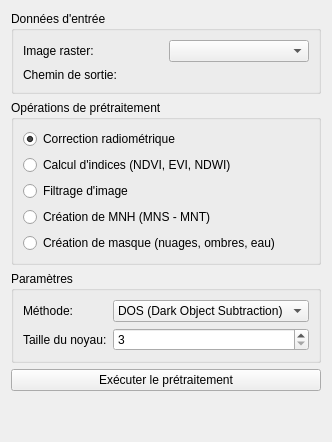
     <widget class="QWidget" name="tabPreprocessing">
      <attribute name="title">
       <string>Prétraitement</string>
      </attribute>
      <layout class="QVBoxLayout" name="verticalLayout_4">
       <item>
        <widget class="QGroupBox" name="groupBoxPreprocessingInputs">
         <property name="title">
          <string>Données d'entrée</string>
         </property>
         <layout class="QGridLayout" name="gridLayout_3">
          <item row="0" column="0">
           <widget class="QLabel" name="labelInputRaster">
            <property name="text">
             <string>Image raster:</string>
            </property>
           </widget>
          </item>
          <item row="0" column="1">
           <widget class="QgsMapLayerComboBox" name="mMapLayerComboBoxInputRaster">
            <property name="filters">
             <set>QgsMapLayerProxyModel::RasterLayer</set>
            </property>
           </widget>
          </item>
          <item row="1" column="0">
           <widget class="QLabel" name="labelOutputPath">
            <property name="text">
             <string>Chemin de sortie:</string>
            </property>
           </widget>
          </item>
          <item row="1" column="1">
           <widget class="QgsFileWidget" name="mQgsFileWidgetOutputPath"/>
          </item>
         </layout>
        </widget>
       </item>
       <item>
        <widget class="QGroupBox" name="groupBoxPreprocessingOperations">
         <property name="title">
          <string>Opérations de prétraitement</string>
         </property>
         <layout class="QVBoxLayout" name="verticalLayout_5">
          <item>
           <widget class="QRadioButton" name="radioButtonRadiometricCorrection">
            <property name="text">
             <string>Correction radiométrique</string>
            </property>
            <property name="checked">
             <bool>true</bool>
            </property>
           </widget>
          </item>
          <item>
           <widget class="QRadioButton" name="radioButtonIndices">
            <property name="text">
             <string>Calcul d'indices (NDVI, EVI, NDWI)</string>
            </property>
           </widget>
          </item>
          <item>
           <widget class="QRadioButton" name="radioButtonFilter">
            <property name="text">
             <string>Filtrage d'image</string>
            </property>
           </widget>
          </item>
          <item>
           <widget class="QRadioButton" name="radioButtonMNH">
            <property name="text">
             <string>Création de MNH (MNS - MNT)</string>
            </property>
           </widget>
          </item>
          <item>
           <widget class="QRadioButton" name="radioButtonMask">
            <property name="text">
             <string>Création de masque (nuages, ombres, eau)</string>
            </property>
           </widget>
          </item>
         </layout>
        </widget>
       </item>
       <item>
        <widget class="QGroupBox" name="groupBoxPreprocessingParameters">
         <property name="title">
          <string>Paramètres</string>
         </property>
         <layout class="QGridLayout" name="gridLayout_4">
          <item row="0" column="0">
           <widget class="QLabel" name="labelMethod">
            <property name="text">
             <string>Méthode:</string>
            </property>
           </widget>
          </item>
          <item row="0" column="1">
           <widget class="QComboBox" name="comboBoxMethod">
            <item>
             <property name="text">
              <string>DOS (Dark Object Subtraction)</string>
             </property>
            </item>
            <item>
             <property name="text">
              <string>TOA (Top of Atmosphere)</string>
             </property>
            </item>
           </widget>
          </item>
          <item row="1" column="0">
           <widget class="QLabel" name="labelKernelSize">
            <property name="text">
             <string>Taille du noyau:</string>
            </property>
           </widget>
          </item>
          <item row="1" column="1">
           <widget class="QSpinBox" name="spinBoxKernelSize">
            <property name="minimum">
             <number>3</number>
            </property>
            <property name="maximum">
             <number>15</number>
            </property>
            <property name="singleStep">
             <number>2</number>
            </property>
            <property name="value">
             <number>3</number>
            </property>
           </widget>
          </item>
         </layout>
        </widget>
       </item>
       <item>
        <widget class="QPushButton" name="pushButtonRunPreprocessing">
         <property name="text">
          <string>Exécuter le prétraitement</string>
         </property>
        </widget>
       </item>
       <item>
        <spacer name="verticalSpacer">
         <property name="orientation">
          <enum>Qt::Vertical</enum>
         </property>
         <property name="sizeHint" stdset="0">
          <size>
           <width>20</width>
           <height>40</height>
          </size>
         </property>
        </spacer>
       </item>
      </layout>
     </widget>
